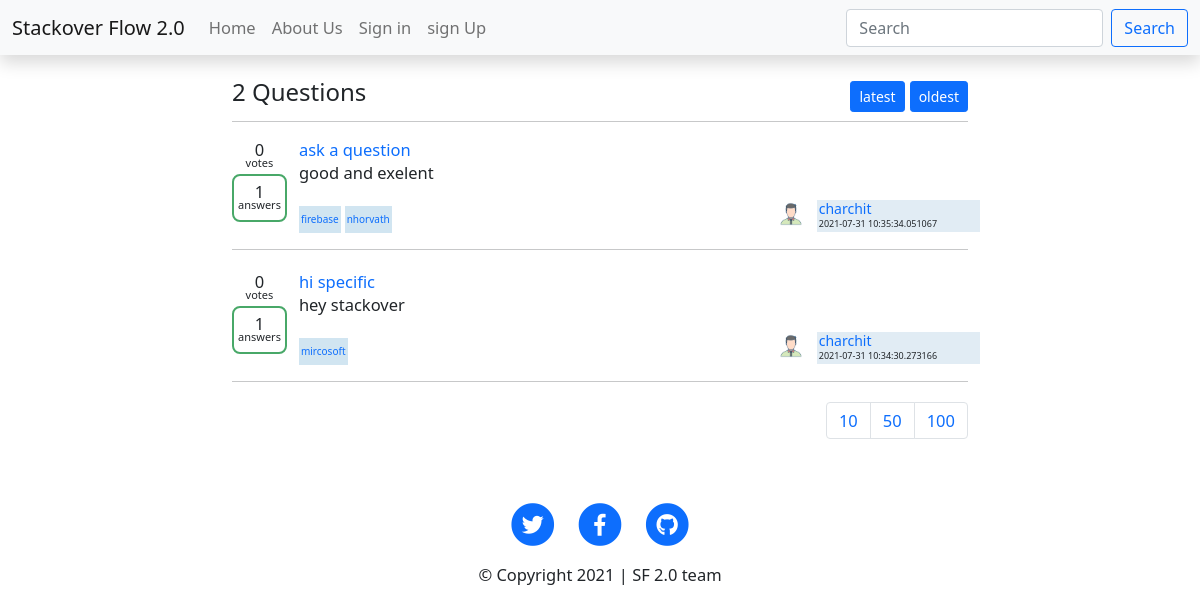
The page / on the database its author committed.
### app.py (models this page shows)
class Question(db.Model):
    __tablename__ = 'question'
    __searchable__ = ['title', 'body','tag','username']
    sno = db.Column(db.Integer, primary_key=True)
    title = db.Column(db.String(100))
    body = db.Column(db.String(80000))
    tag = db.Column(db.String(60))
    upvote = db.Column(db.Integer, default=0)
    date = db.Column(db.String(15))
    Ques_Ans = db.relationship("Answers", backref="owner",cascade="all, delete, delete-orphan")
    username = db.Column(db.String(20), db.ForeignKey("detail.username"))

class Detail(db.Model):
    username = db.Column(db.String(20), primary_key=True, nullable=False)
    email = db.Column(db.String(25), nullable=False)
    password = db.Column(db.String(255), nullable=False)
    title = db.Column(db.String(30))
    location = db.Column(db.String(40))
    about = db.Column(db.String(3000), default="The user presumably didn't want to disclose himself")
    website_link = db.Column(db.String(50))
    twitter = db.Column(db.String(40))
    linkedin = db.Column(db.String(40))
    github_username = db.Column(db.String(40))
    pic = db.Column(db.String(30),default='default.jpg')
    date = db.Column(db.String(15))
    Ques_Ans = db.relationship("Question", backref="question_user",cascade="all, delete, delete-orphan")
    Ans_Ques = db.relationship("Answers", backref="answer_user",cascade="all, delete, delete-orphan")
    Ans_Com = db.relationship("Comments", backref="comment_user",cascade="all, delete, delete-orphan")
    QA_VOTE = db.relationship("Vote", backref="Vote_user",cascade="all, delete, delete-orphan")

### app.py (the view)
@app.route("/", methods=["GET", "POST"])
def index():
    ques1, ques, next, prev, no_of_ques, tab = page()
    return render_template("index.html",
                           questions=ques1,
                           quest=ques,
                           ques=False,
                           next=next,
                           prev=prev,
                           ques_no=no_of_ques)

### app.py (called while the page is built)
def replace_regex(given_text):
    soup = BeautifulSoup(given_text, features="html.parser")
    return soup.get_text()[0:50]

def list_comp(b):
    return [i.real_answer for i in b]

def url_of_img(img):
    return storage.child(img).get_url(firebase_user["idToken"]) if img != "default.jpg" else url_for('static',filename='default.jpg')

@app.context_processor
def inject_user():
    if "loggedin" in session:
        return dict(login=True)
    else:
        return dict(login=False)

### templates/index.html (shortened to what this page needs)
{% extends "layout.html" %}
{% macro replace(num,action="/search/",name="Questions")  %}
<h4 style="margin-bottom:-26px;">{{num}} {{name}}</h4>
    <button style="float:right; margin-left:5px;" class="oldest btn
        btn-sm btn-primary">oldest</button>
    <button style="float:right; margin-left:5px;" class="oldest btn
        btn-sm btn-primary">latest</button>
{% endmacro %}
{% block body %}
<br>
{% if ques == True %}
<div class="container px-5 py-5">
    {% if sno == "0" %}
    {% set name = "Add" %}
    {% else %}
    {% set name = "Edit" %}
    {% endif %}
    <script>
        if (window.location.pathname.includes("/ques/0")){
        }
        else{
            if ("{{question.username}}" != "{{username}}"){
                window.location.replace("/")
            }
        }
    </script>
    <form action="/ques/{{sno}}" method="post">
        <h1 class="display-4 text-center">
            Ask a question
        </h1>
        <div class="row row-cols-1">
        <div class="col">
            <label for="exampleFormControlInput1">Title</label>
            <input name="questitle" type="text" class="form-control mt-3"
                value="{{question.title}}" placeholder="Be specific about your question"
                required>
        </div>
        <div class="col mt-3">
            <label for="exampleFormControlTextarea1">Body</label>
            <div class="mt-3">
            <textarea name="quesbody" class="form-control" id="mytextarea"
                rows="8">{{question.body}}</textarea>
            </div>
        </div>
        <div class="col mt-3 mb-3">
            <label for="exampleFormControlInput1">Tags</label>
            <input name="questag" type="text" class="form-control mt-3" id="tagedit"
                value="{{question.tag}}" placeholder="add tags separated by spaces. eg. flask css python">
        </div>
        </div>
        <button type="submit" class="btn btn-primary">{{name}} Question</button>
    </form>
</div>
{% elif ques == False %}
<div class="container" id="ques_cont">
    <div class="row">
        <div class="col-lg-8 col-md-10 mx-auto">
            {{ replace(quest|length) }}
            <hr>
            {% for ques in questions %}
            <div class="grid_ques">
            <div style=" grid-column:1; ">
                <div style="display:block; text-align:center; margin-right: 10px">
                    <span style="display: block ;">{{ques.upvote}}</span>
                <span style="display: block ; font-size:11px; margin-top:-10px">votes</span></div>
                {% if ques.Ques_Ans|length != 0 and "true" not in ques.Ques_Ans|list_comp %}
                <div class="status answered" >
                {% elif "true" in ques.Ques_Ans|list_comp %}
                <div class="status answered" style="background: #48a868 ; color:#fff;" >
                {% else %}
                <div style="display:block; text-align:center; margin-right: 10px;">
                {% endif %}
                    <span style="display: block ;">{{ques.Ques_Ans|length}}</span>
                <span style="display: block ; font-size:11px; margin-top:-10px">answers</span></div>
            </div>
            <div style="grid-column:2">
            <div class="post-preview" >
                <a href="/{{ ques.sno }}/{{'-'.join(ques.title[0:40].split(' '))}}" class="post-title">{{ques.title}}  </a>   <br>
                <p class="sub">{{ques.body | replace_regex}}</p>
            </div>
            <div class="row">
                <div class="col">
                    {% for tag in ques.tag.split(" ") %}
                    {% if tag != "" %}
                    <p class="tag ptag"><a href="/tag/{{ tag }}">{{ tag }}</a>
                    </p>
                    {% endif %}
                    {% endfor %}
                </div>
                <div class="col">
                        <div class="row">
                            <div class="col">
                        <img src="{{ques.question_user.pic|url_of_img}}" style="float:right;"alt="" width=28 height=28 />
                        </div>
                        <div class="user col">
                        <a href="/profile/{{ques.username}}" class="user-a">{{ques.username}}</a>
                        <br>
                        <span class="Date">
                            {{ques.date}}
                        </span>
                    </div>
                    </div>
                </div>
            </div>
            </div>
            </div>
            <hr style="margin-top: 0px;
                margin-bottom: 20px;">
            {% endfor %}
                <nav aria-label="Page navigation example" style="float: right;">
                    <ul class="pagination">
                        <li class="page-item"><button type="button"
                                class="page-link">10</button></li>
                        <li class="page-item"><button type="button"
                                class="page-link">50</button></li>
                        <li class="page-item"><button type="button"
                                class="page-link">100</button></li>
                    </ul>
                </nav>
        </div>
                </div>
    {% endif %}
    {% endblock %}

### templates/layout.html (shortened to what this page needs)
<!doctype html>
<html lang="en">
  <head>
      <link href="https://cdn.jsdelivr.net/npm/bootstrap@5.0.2/dist/css/bootstrap.min.css" rel="stylesheet">
    <link rel="stylesheet" href="https://use.fontawesome.com/releases/v5.6.3/css/all.css">
    <link href="https://cdn.datatables.net/1.10.24/css/jquery.dataTables.css" rel="stylesheet" type="text/css">
    <link rel="stylesheet" href="{{url_for('static',filename='style.css')}}">
  </head>
  <body>
      <nav class="navbar navbar-expand-md navbar-light bg-light shadow">
        <div class="container-fluid">
          <a class="navbar-brand" href="#">Stackover Flow 2.0</a>
          <div class="collapse navbar-collapse" id="navbarSupportedContent">
            <ul class="navbar-nav me-auto">
              <li class="nav-item">
                <a class="nav-link" aria-current="page" href="/">Home</a>
              </li>
              <li class="nav-item">
                <a class="nav-link" href="/about">About Us</a>
              </li>
               {% if login == False %}
                      <li class="nav-item">
                          <a class="nav-link" href="/signin">Sign in
                          </a>
                      </li>
                      <li class="nav-item">
                          <a class="nav-link" href="/signup">sign Up</a>
                      </li>
              {% endif %}
              </ul>
            <form class="d-flex" action="/search" method="GET">
              <input class="form-control me-2" type="search" placeholder="Search" name="query" aria-label="Search">
              <button class="btn btn-outline-primary" type="submit">Search</button>
            </form>
          </div>
        </div>
      </nav>
    {% block body %}{% endblock %}
    <div class="container mt-5">
    <footer>
            <div class="row">
                <div class="col-lg-8 col-md-10 mx-auto">
                    <ul class="list-inline text-center">
                        <li class="list-inline-item">
                            <a href="#!">
                                <span class="fa-stack fa-lg">
                                    <i class="fas fa-circle fa-stack-2x"></i>
                                    <i class="fab fa-twitter fa-stack-1x fa-inverse"></i>
                                </span>
                            </a>
                        </li>
                        <li class="list-inline-item">
                            <a href="#!">
                                <span class="fa-stack fa-lg">
                                    <i class="fas fa-circle fa-stack-2x"></i>
                                    <i class="fab fa-facebook-f fa-stack-1x fa-inverse"></i>
                                </span>
                            </a>
                        </li>
                        <li class="list-inline-item">
                            <a href="https://github.com/Charchit-beginner/Stackover-Flow-Clone">
                                <span class="fa-stack fa-lg">
                                    <i class="fas fa-circle fa-stack-2x"></i>
                                    <i class="fab fa-github fa-stack-1x fa-inverse"></i>
                                </span>
                            </a>
                        </li>
                    </ul>
                    <p class="copyright text-center ">&copy Copyright 2021 | SF 2.0 team</p>
                </div>
            </div>
        </footer>
        </div>
</body>
</html>

### static/style.css (style rules this page uses)
body { font-style: normal; font-weight: 400; font-size: 16.5px; line-height: 23px; font-family: 'Segoe UI', Tahoma, Geneva, Verdana, sans-serif; width: 100%; }
html { width: 100%; }
.grid_ques { display: grid; grid-template-columns: max-content; grid-column-gap: 2px }
.status { display: block; text-align: center; margin-right: 10px; }
.answered { border: 2px solid #48a868; padding: 4px; border-radius: 8px; }
.tag { float: left; display: block; font-size: 10px; margin-top: 6px; }
.ptag { margin-right: 4px; padding: 2px; background-color: rgb(209, 229, 241); }
.ptag::after { content: ""; display: block; clear: both; }
.user { float: right; line-height: 12px; background: #e1ecf4; padding: 2px; }
.user-a { font-size: 14px; }
.Date { font-size: 9px; }
hr { margin-top: 2.5rem; }
a { cursor: pointer; text-decoration: none; }

### rows shown on the page
Question: upvote "0", Ques_Ans|length "1", title "ask a question", body "good and exelent", tag "firebase" "nhorvath", question_user.pic|url_of_img (placeholder picture), username "charchit", date "2021-07-31 10:35:34.051067"
Question: upvote "0", Ques_Ans|length "1", title "hi specific", body "hey stackover", tag "mircosoft", question_user.pic|url_of_img (placeholder picture), username "charchit", date "2021-07-31 10:34:30.273166"

### other values the page prints
{{ num }} "2"
{{ name }} "Questions"
